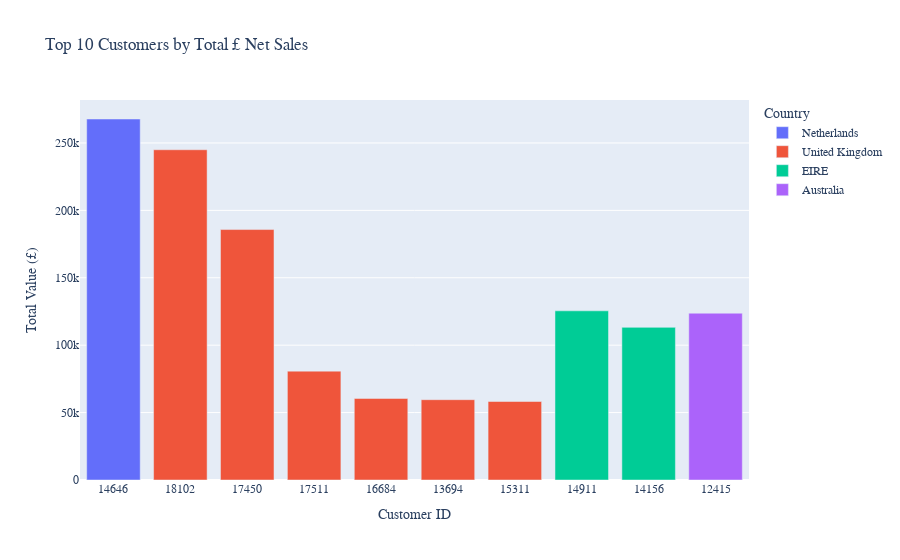

Notebook code for this chart:
### Code cell
# Create a graph to display the top 10 customers and their countries

fig = px.bar(
    top_10_customers,
    x="CustomerID",
    y="Value",
    color="Country",
    title="Top 10 Customers by Total £ Net Sales",
    labels={"Value": "Total Value (£)", "CustomerID": "Customer ID"},
)

fig.update_layout(font=dict(family="Arial"))

fig.show()

### Figure 1 — Plotly figure (JSON) as saved in the notebook; plotly's stock layout.template omitted (floating-point values rounded to 4 significant figures)
{"data": [{"alignmentgroup": "True", "hovertemplate": "Country=Netherlands<br>Customer ID=%{x}<br>Total Value (£)=%{y}<extra></extra>", "legendgroup": "Netherlands", "marker": {"color": "#636efa", "pattern": {"shape": ""}}, "name": "Netherlands", "offsetgroup": "Netherlands", "orientation": "v", "showlegend": true, "textposition": "auto", "type": "bar", "x": ["14646"], "xaxis": "x", "y": [267761], "yaxis": "y"}, {"alignmentgroup": "True", "hovertemplate": "Country=United Kingdom<br>Customer ID=%{x}<br>Total Value (£)=%{y}<extra></extra>", "legendgroup": "United Kingdom", "marker": {"color": "#EF553B", "pattern": {"shape": ""}}, "name": "United Kingdom", "offsetgroup": "United Kingdom", "orientation": "v", "showlegend": true, "textposition": "auto", "type": "bar", "x": ["18102", "17450", "17511", "16684", "13694", "15311"], "xaxis": "x", "y": [244953, 185760, 80746, 60490, 59559, 58218], "yaxis": "y"}, {"alignmentgroup": "True", "hovertemplate": "Country=EIRE<br>Customer ID=%{x}<br>Total Value (£)=%{y}<extra></extra>", "legendgroup": "EIRE", "marker": {"color": "#00cc96", "pattern": {"shape": ""}}, "name": "EIRE", "offsetgroup": "EIRE", "orientation": "v", "showlegend": true, "textposition": "auto", "type": "bar", "x": ["14911", "14156"], "xaxis": "x", "y": [125482, 113215], "yaxis": "y"}, {"alignmentgroup": "True", "hovertemplate": "Country=Australia<br>Customer ID=%{x}<br>Total Value (£)=%{y}<extra></extra>", "legendgroup": "Australia", "marker": {"color": "#ab63fa", "pattern": {"shape": ""}}, "name": "Australia", "offsetgroup": "Australia", "orientation": "v", "showlegend": true, "textposition": "auto", "type": "bar", "x": ["12415"], "xaxis": "x", "y": [123725], "yaxis": "y"}], "layout": {"barmode": "relative", "font": {"family": "Arial"}, "legend": {"title": {"text": "Country"}, "tracegroupgap": 0}, "title": {"text": "Top 10 Customers by Total £ Net Sales"}, "xaxis": {"anchor": "y", "domain": [0, 1], "title": {"text": "Customer ID"}}, "yaxis": {"anchor": "x", "domain": [0, 1], "title": {"text": "Total Value (£)"}}}}
